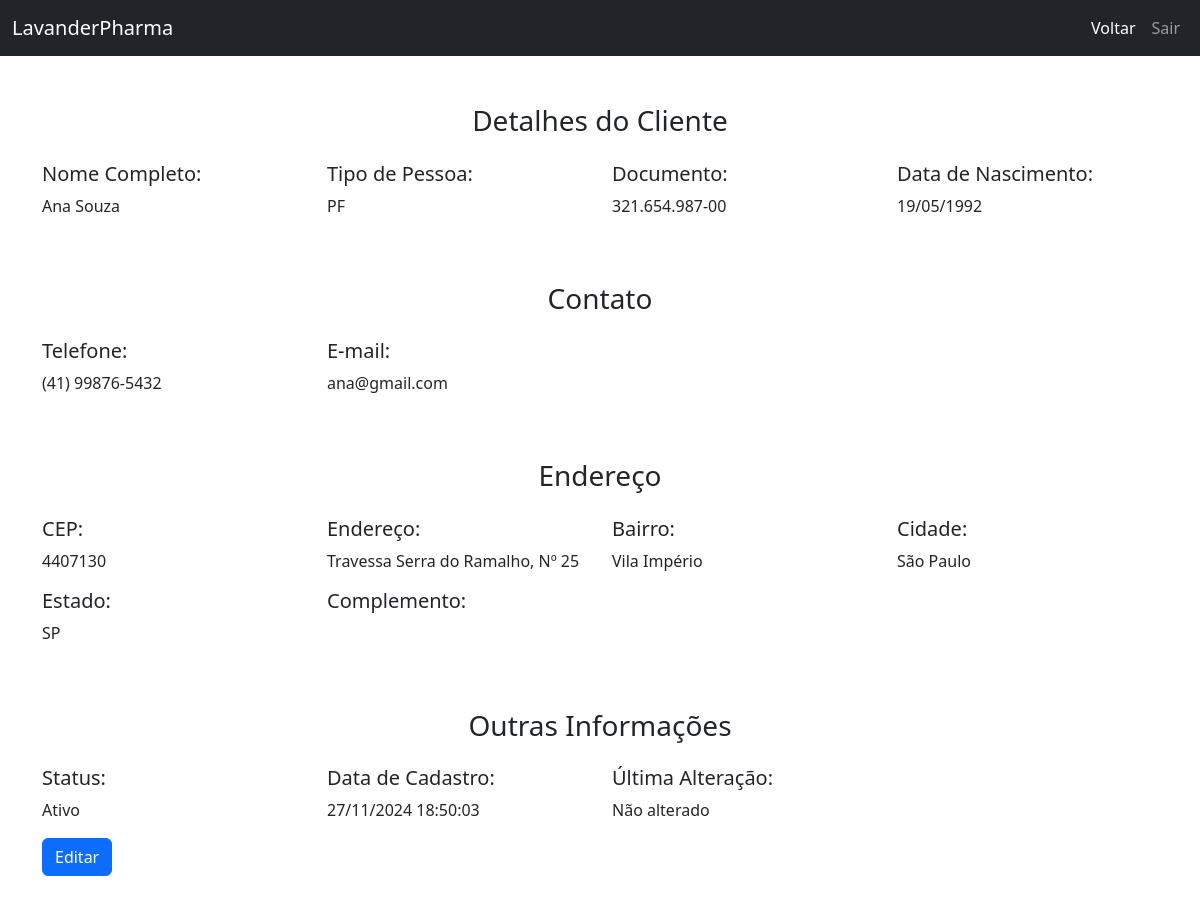
/sistema/Clientes/cliente_detalhes.php?codigo=4 (signed in), run on the app's committed database.
### tables this page shows
CREATE TABLE IF NOT EXISTS `CLIENTES` (
    `ID_Cliente` INT AUTO_INCREMENT PRIMARY KEY NOT NULL,
    `Nome_Cliente` VARCHAR(255) DEFAULT NULL,
    `Tipo_Cliente` ENUM('PJ', 'PF') DEFAULT NULL,
    `Documento_Cliente` VARCHAR(18) DEFAULT NULL,
    `Tel_Cliente` VARCHAR(20) DEFAULT NULL,
    `Email_Cliente` VARCHAR(100) DEFAULT NULL,
    `Senha_Cliente` VARCHAR(100) DEFAULT NULL,
    `CEP` VARCHAR(10) DEFAULT NULL,
    `Endereco_Cliente` VARCHAR(255) DEFAULT NULL,
    `EndNumero_Cliente` VARCHAR(255) DEFAULT NULL,
    `Complemento_Cliente` VARCHAR(100) DEFAULT NULL,
    `Bairro_Cliente` VARCHAR(255) DEFAULT NULL,
    `Cidade_Cliente` VARCHAR(255) DEFAULT NULL,
    `Estado_Cliente` CHAR(2) DEFAULT NULL,
    `DataNasc_Cliente` DATE DEFAULT NULL,
    `Status_Cliente` ENUM('0', '1') DEFAULT NULL,
    `DataCadastro_Cliente` DATETIME DEFAULT NULL,
    `DataAlteracao_Cliente` DATETIME DEFAULT NULL,
    FOREIGN KEY (`CEP`) REFERENCES `CEPS` (`CEP`)
);

### sistema/Clientes/cliente_detalhes.php (the view, shortened to what this page needs)
<?php
include '../../dev/Exec/conexao.php';
if (isset($_GET['codigo'])) {
    $codigo_cliente = $_GET['codigo'];
    $sql = "SELECT * FROM CLIENTES WHERE ID_Cliente = ?";
    $stmt = $conn->prepare($sql);
    $stmt->bind_param("s", $codigo_cliente);
    $stmt->execute();
    $result = $stmt->get_result();
    if ($result->num_rows > 0) {
        $cliente = $result->fetch_assoc();
    }
    else{
        echo "Cliente não encontrado.";
        exit();
    }
}
else{
    echo "Código do cliente não fornecido.";
    exit();
}
?>
<!DOCTYPE html>
<html lang="pt-BR">
<head>
    <link href="https://cdn.jsdelivr.net/npm/bootstrap@5.3.0/dist/css/bootstrap.min.css" rel="stylesheet">
</head>
<body>
    <nav class='navbar navbar-expand-lg navbar-dark bg-dark'>
        <div class='container-fluid'>
            <a class='navbar-brand' href='#'>LavanderPharma</a>
            <div class='collapse navbar-collapse' id='navbarNav'>
                <ul class='navbar-nav ms-auto'>
                    <li class='nav-item'><a class='nav-link active' aria-current='page' href='index.php'>Voltar</a></li>
                    <li class='nav-item'><a class='nav-link' href="../../../dev/Exec/sair.php">Sair</a></li>
                </ul>
            </div>
        </div>
    </nav>
    <div class="container my-5">
        <h3 class="text-center mb-4">Detalhes do Cliente</h3>
        <div class="row">
            <div class="col-3">
                <h5>Nome Completo:</h5>
                <p><?php echo $cliente['Nome_Cliente']; ?></p>
            </div>
            <div class="col-3">
                <h5>Tipo de Pessoa:</h5>
                <p><?php echo $cliente['Tipo_Cliente']; ?></p>
            </div>
            <div class="col-3">
                <h5>Documento:</h5>
                <p><?php echo $cliente['Documento_Cliente']; ?></p>
            </div>
            <div class="col-3">
                <h5>Data de Nascimento:</h5>
                <p>
                    <?php
                        $dataNascimento = new DateTime($cliente['DataNasc_Cliente']);
                        echo $dataNascimento->format('d/m/Y');
                    ?>
                </p>
            </div>
        </div>
        <h3 class="text-center mb-4 mt-5">Contato</h3>
        <div class="row md-3">
            <div class="col-3">
                <h5>Telefone:</h5>
                <p><?php echo $cliente['Tel_Cliente']; ?></p>
            </div>
            <div class="col-3">
                <h5>E-mail:</h5>
                <p><?php echo $cliente['Email_Cliente']; ?></p>
            </div>
        </div>
        <h3 class="text-center mb-4 mt-5">Endereço</h3>
        <div class="row md-3">
            <div class="col-3">
                <h5>CEP:</h5>
                <p><?php echo $cliente['CEP']; ?></p>
            </div>
            <div class="col-3">
                <h5>Endereço:</h5>
                <p><?php echo $cliente['Endereco_Cliente']; ?>, Nº <?php echo $cliente['EndNumero_Cliente']; ?></p>
            </div>
            <div class="col-3">
                <h5>Bairro:</h5>
                <p><?php echo $cliente['Bairro_Cliente']; ?></p>
            </div>
            <div class="col-3">
                <h5>Cidade:</h5>
                <p><?php echo $cliente['Cidade_Cliente']; ?></p>
            </div>
            <div class="col-3">
                <h5>Estado:</h5>
                <p><?php echo $cliente['Estado_Cliente']; ?></p>
            </div>
            <div class="col-3">
                <h5>Complemento:</h5>
            </div>
        </div>
        <h3 class="text-center mb-4 mt-5">Outras Informações</h3>
        <div class="row md-3">
            <div class="col-3">
                <h5>Status:</h5>
                <p><?php echo ($cliente['Status_Cliente'] == '1') ? 'Ativo' : 'Inativo'; ?></p>
            </div>
            <div class="col-3">
                <h5>Data de Cadastro:</h5>
                <p>
                    <?php
                        $dataNascimento = new DateTime($cliente['DataCadastro_Cliente']);
                        echo $dataNascimento->format('d/m/Y H:i:s');
                    ?>
                </p>
            </div>
            <div class="col-3">
                <h5>Última Alteração:</h5>
                <p>
                    <?php
                        if (!empty($cliente['DataAlteracao_Cliente'])) {
                            $dataAlteracao = new DateTime($cliente['DataAlteracao_Cliente']);
                            echo $dataAlteracao->format('d/m/Y H:i:s');
                        } else {
                            echo "Não alterado";
                        }
                    ?>
                </p>
            </div>
        </div>
        <a href="cliente_editar.php?codigo=<?php echo $cliente['ID_Cliente']; ?>" class="btn btn-primary">Editar</a>
    </div>
</body>
</html>

### data on the page
clientes: Nome_Cliente "Ana Souza", Tipo_Cliente "PF", Documento_Cliente "321.654.987-00", DataNasc_Cliente "19/05/1992", Tel_Cliente "(41) 99876-5432", Email_Cliente "ana@gmail.com", CEP "4407130", Endereco_Cliente "Travessa Serra do Ramalho", EndNumero_Cliente "25", Bairro_Cliente "Vila Império", Cidade_Cliente "São Paulo", Estado_Cliente "SP", DataCadastro_Cliente "27/11/2024 18:50:03"
